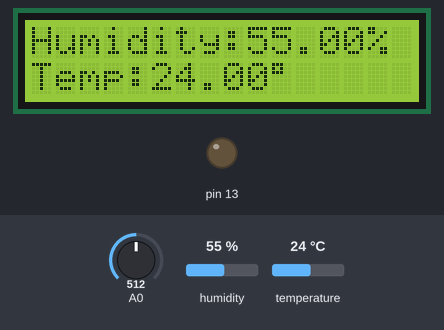
Simulated run of this sketch. Board: Arduino Uno, built with avr-gcc and run on an emulated ATmega328P. Shown: 16×2 character LCD, output pins drawn as LEDs (lit = HIGH). The inputs (shaded band) are chosen by the test bench; at power-on: A0 = 512, humidity 55 %, temperature 24 °C. What the sketch prints to the serial monitor is not drawn.

Above: at 1.2 s.
1.3 s: A0 set to 631
5.2 s: A0 set to 657
At 6.4 s:
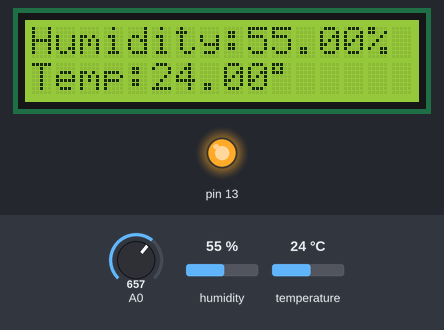
9.1 s: humidity set to 22 %
At 9.7 s:
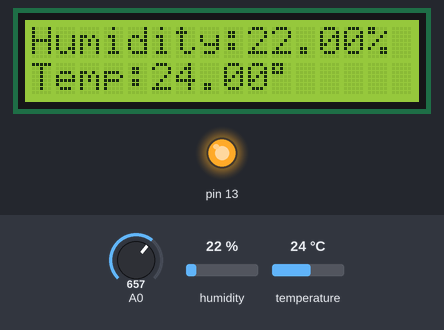
13.0 s: temperature set to 12 °C
At 16.3 s:
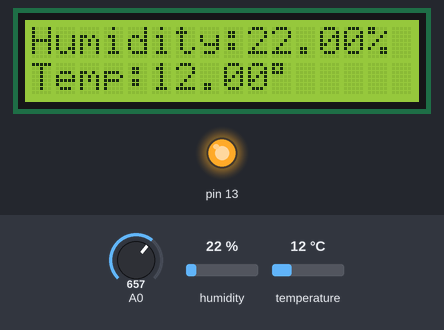
16.9 s: humidity set to 40 %
At 19.6 s:
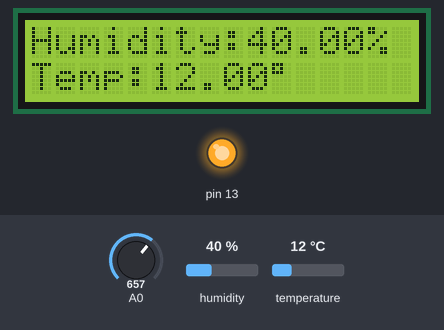
20.8 s: temperature set to 19 °C
At 21.8 s:
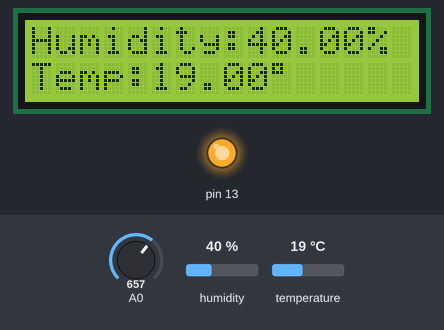
Timing chart, 0 to 23.8 s (numbered marks = the images above; inputs shaded):
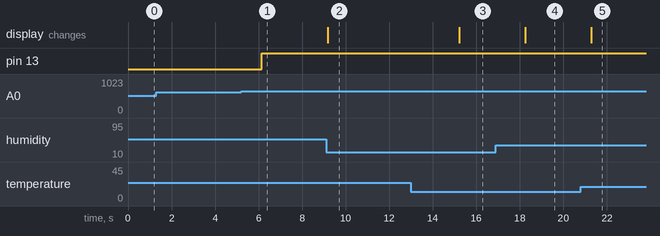

The sketch:

Project.ino
```cpp
#include<LiquidCrystal.h>
#include<dht.h>
dht DHT;
LiquidCrystal lcd(12,11,5,4,3,2);
void setup() {
  lcd.begin(16,2);
  pinMode(A0,INPUT);
  pinMode(8,INPUT);
  pinMode(13,OUTPUT);
  Serial.begin(9600);
}

void loop() {
  int chk=DHT.read11(8);
  int moist=analogRead(A0);
  lcd.setCursor(0,0);
  lcd.print("Humidity:");
  lcd.print(DHT.humidity);
  lcd.print((char)37);
  lcd.setCursor(0,1);
  lcd.print("Temp:");
  lcd.print(DHT.temperature);
  lcd.print((char)223);
  Serial.print("\n Moisture:");
  Serial.print(moist);
  if(moist<650)
    digitalWrite(13,LOW);
  else
    digitalWrite(13,HIGH);
  delay(3000);
}
```

Measured:
- the behaviour switches between 649 and 650 on A0 (found by bisection; images 0 and 1)
- after the input at 1.3 s, every drawn part: stays the same
- after the input at 5.2 s, pin 13: LOW → HIGH after 0.95 s
- after the input at 9.1 s, the display: changes after 0.07 s (image 2)
- after the input at 13.0 s, the display: changes after 2.2 s (image 3)
- after the input at 16.9 s, the display: changes after 1.4 s (image 4)
- after the input at 20.8 s, the display: changes after 0.49 s (image 5)
